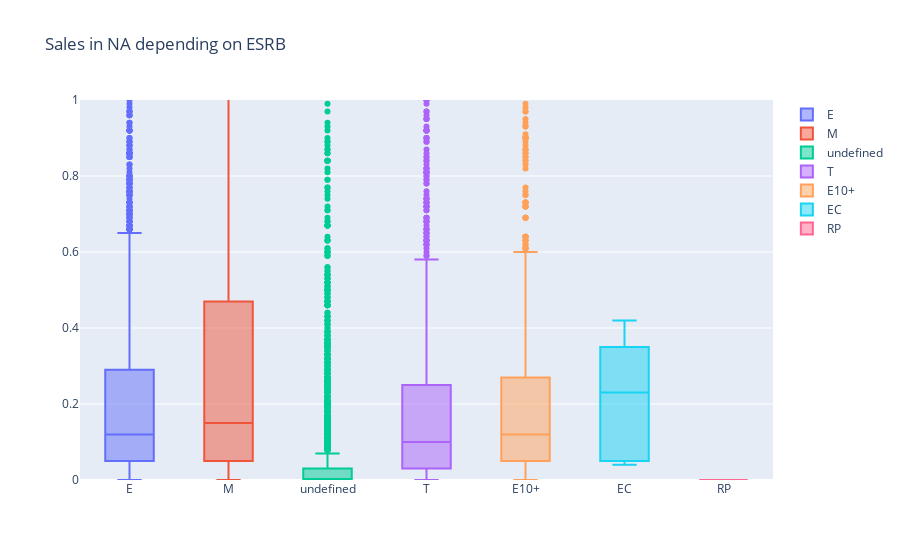

The cell this chart's notebook holds for it:
### Markdown cell above
Description:  
- "EC" ("Early childhood") - "For young children"
- "E" ("Everyone") - "For everyone"  
- "E10+" - "Everyone 10 and older"  
- "T" ("Teen") - "Teens"  
- "M" ("Mature") - "For adults"  
- "RP" ("Rating Pending") - "Rating is pending"

### Code cell
box_ESRB("na")

### Figure 1 — Plotly figure (JSON) as saved in the notebook; plotly's stock layout.template omitted (floating-point values rounded to 4 significant figures; data arrays with more than 128 entries replaced by an {"elided": "..."} marker saying what was removed)
{"data": [{"name": "E", "type": "box", "y": {"elided": "2427 float values"}}, {"name": "M", "type": "box", "y": {"elided": "1100 float values"}}, {"name": "undefined", "type": "box", "y": {"elided": "3729 float values"}}, {"name": "T", "type": "box", "y": {"elided": "1793 float values"}}, {"name": "E10+", "type": "box", "y": {"elided": "1277 float values"}}, {"name": "EC", "type": "box", "y": [0.42, 0.35, 0.27, 0.19, 0.05, 0.04]}, {"name": "RP", "type": "box", "y": [0]}], "layout": {"title": {"text": "Sales in NA depending on ESRB"}, "yaxis": {"range": [0, 1]}}}
